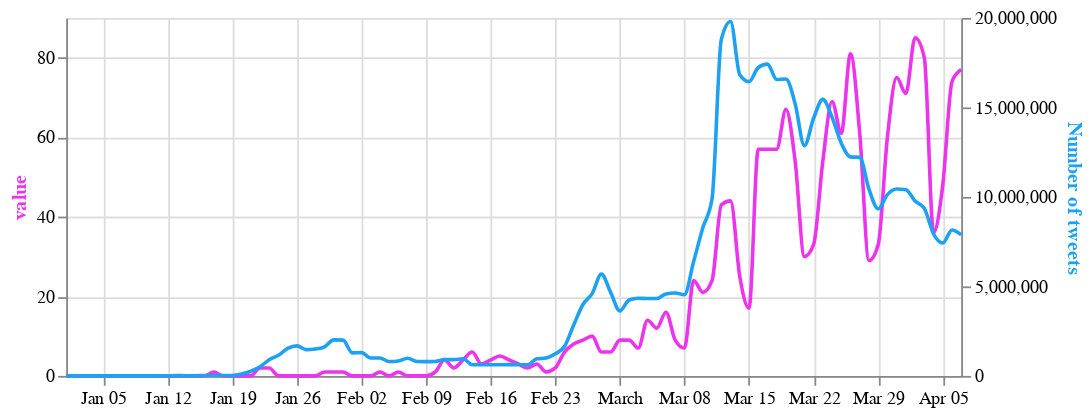

Source (notebook cell):
### Markdown cell above
# Compare tweet numbers to news articles on CNN and Fox News

### Code cell
columns = ['fox_articles', 'cnn_articles']

select_box = alt.binding_select(options=columns, name='News source')
sel = alt.selection_single(fields=['column'], bind=select_box, init={'column': 'cnn_articles'})

base = alt.Chart(merged_3).encode(
    alt.X('date:T', axis=alt.Axis(title=None))
).properties(
    width=500,
    height=200
)

line_articles = base.transform_fold(
    columns,
    as_=['column', 'value']
).transform_filter(
    sel
).mark_line( interpolate='monotone', stroke='#eb34eb').encode(
    alt.Y('value:Q',
          axis=alt.Axis(title="value", titleColor='#eb34eb'))
).add_selection(
    sel
)

line_tweets = base.mark_line(stroke='#1da1f2', interpolate='monotone').encode(
    alt.Y('Tweets',
          axis=alt.Axis(title='Number of tweets', titleColor='#1da1f2'))
)

alt.layer(line_articles, line_tweets).resolve_scale(
    y = 'independent'
)

### Figure 1 — Vega-Lite specification as saved in the notebook (floating-point values rounded to 4 significant figures)
{"config": {"view": {"continuousWidth": 400, "continuousHeight": 300}}, "layer": [{"mark": {"type": "line", "interpolate": "monotone", "stroke": "#eb34eb"}, "encoding": {"x": {"type": "temporal", "axis": {"title": null}, "field": "date"}, "y": {"type": "quantitative", "axis": {"title": "value", "titleColor": "#eb34eb"}, "field": "value"}}, "height": 200, "selection": {"selector002": {"type": "single", "fields": ["column"], "bind": {"input": "select", "options": ["fox_articles", "cnn_articles"], "name": "News source"}, "init": {"column": "cnn_articles"}}}, "transform": [{"fold": ["fox_articles", "cnn_articles"], "as": ["column", "value"]}, {"filter": {"selection": "selector002"}}], "width": 500}, {"mark": {"type": "line", "interpolate": "monotone", "stroke": "#1da1f2"}, "encoding": {"x": {"type": "temporal", "axis": {"title": null}, "field": "date"}, "y": {"type": "quantitative", "axis": {"title": "Number of tweets", "titleColor": "#1da1f2"}, "field": "Tweets"}}, "height": 200, "width": 500}], "data": {"name": "data-c52386b390aaacd1788aec8708cf5aa7"}, "resolve": {"scale": {"y": "independent"}}, "$schema": "https://vega.github.io/schema/vega-lite/v4.8.1.json", "datasets": {"data-c52386b390aaacd1788aec8708cf5aa7": [{"date": "2020-04-07T00:00:00", "Tweets": 7877346, "total_cases": 2692000.0, "new_cases": 146500.0, "new_deaths": 10680.0, "cnn_articles": 77.0, "fox_articles": 230.0}, {"date": "2020-04-06T00:00:00", "Tweets": 8153966, "total_cases": 2545000.0, "new_cases": 132500.0, "new_deaths": 9512.0, "cnn_articles": 74.0, "fox_articles": 169.0}, {"date": "2020-04-05T00:00:00", "Tweets": 7421877, "total_cases": 2413000.0, "new_cases": 170500.0, "new_deaths": 12620.0, "cnn_articles": 48.0, "fox_articles": 96.0}, {"date": "2020-04-04T00:00:00", "Tweets": 7928225, "total_cases": 2242000.0, "new_cases": 164000.0, "new_deaths": 13550.0, "cnn_articles": 36.0, "fox_articles": 120.0}, {"date": "2020-04-03T00:00:00", "Tweets": 9357113, "total_cases": 2078000.0, "new_cases": 155300.0, "new_deaths": 10020.0, "cnn_articles": 80.0, "fox_articles": 235.0}, {"date": "2020-04-02T00:00:00", "Tweets": 9767918, "total_cases": 1923000.0, "new_cases": 155300.0, "new_deaths": 10020.0, "cnn_articles": 85.0, "fox_articles": 260.0}, {"date": "2020-04-01T00:00:00", "Tweets": 10402981, "total_cases": 1768000.0, "new_cases": 149700.0, "new_deaths": 9348.0, "cnn_articles": 71.0, "fox_articles": 260.0}, {"date": "2020-03-31T00:00:00", "Tweets": 10442432, "total_cases": 1618000.0, "new_cases": 129400.0, "new_deaths": 7972.0, "cnn_articles": 75.0, "fox_articles": 144.0}, {"date": "2020-03-30T00:00:00", "Tweets": 10125714, "total_cases": 1489000.0, "new_cases": 114700.0, "new_deaths": 6456.0, "cnn_articles": 60.0, "fox_articles": 204.0}, {"date": "2020-03-29T00:00:00", "Tweets": 9333426, "total_cases": 1374000.0, "new_cases": 125700.0, "new_deaths": 7174.0, "cnn_articles": 33.0, "fox_articles": 108.0}, {"date": "2020-03-28T00:00:00", "Tweets": 10434671, "total_cases": 1248000.0, "new_cases": 130400.0, "new_deaths": 6982.0, "cnn_articles": 29.0, "fox_articles": 84.0}, {"date": "2020-03-27T00:00:00", "Tweets": 12209011, "total_cases": 1118000.0, "new_cases": 122200.0, "new_deaths": 5610.0, "cnn_articles": 61.0, "fox_articles": 210.0}, {"date": "2020-03-26T00:00:00", "Tweets": 12236719, "total_cases": 995500.0, "new_cases": 107700.0, "new_deaths": 5288.0, "cnn_articles": 81.0, "fox_articles": 256.0}, {"date": "2020-03-25T00:00:00", "Tweets": 13000269, "total_cases": 887800.0, "new_cases": 85070.0, "new_deaths": 4610.0, "cnn_articles": 61.0, "fox_articles": 260.0}, {"date": "2020-03-24T00:00:00", "Tweets": 14445841, "total_cases": 802700.0, "new_cases": 89140.0, "new_deaths": 3708.0, "cnn_articles": 69.0, "fox_articles": 253.0}, {"date": "2020-03-23T00:00:00", "Tweets": 15446246, "total_cases": 713600.0, "new_cases": 68540.0, "new_deaths": 3376.0, "cnn_articles": 54.0, "fox_articles": 231.0}, {"date": "2020-03-22T00:00:00", "Tweets": 14392561, "total_cases": 645000.0, "new_cases": 68450.0, "new_deaths": 3434.0, "cnn_articles": 33.0, "fox_articles": 101.0}, {"date": "2020-03-21T00:00:00", "Tweets": 12861351, "total_cases": 576600.0, "new_cases": 63980.0, "new_deaths": 2770.0, "cnn_articles": 30.0, "fox_articles": 75.0}, {"date": "2020-03-20T00:00:00", "Tweets": 15200259, "total_cases": 512600.0, "new_cases": 62390.0, "new_deaths": 2148.0, "cnn_articles": 54.0, "fox_articles": 186.0}, {"date": "2020-03-19T00:00:00", "Tweets": 16582131, "total_cases": 450200.0, "new_cases": 40590.0, "new_deaths": 1916.0, "cnn_articles": 67.0, "fox_articles": 246.0}, {"date": "2020-03-18T00:00:00", "Tweets": 16561524, "total_cases": 409600.0, "new_cases": 34180.0, "new_deaths": 1624.0, "cnn_articles": 57.0, "fox_articles": 241.0}, {"date": "2020-03-17T00:00:00", "Tweets": 17417142, "total_cases": 375400.0, "new_cases": 28480.0, "new_deaths": 1212.0, "cnn_articles": 57.0, "fox_articles": 247.0}, {"date": "2020-03-16T00:00:00", "Tweets": 17227182, "total_cases": 346900.0, "new_cases": 24960.0, "new_deaths": 1500.0, "cnn_articles": 57.0, "fox_articles": 204.0}, {"date": "2020-03-15T00:00:00", "Tweets": 16438760, "total_cases": 321900.0, "new_cases": 24400.0, "new_deaths": 734.0, "cnn_articles": 17.0, "fox_articles": 91.0}, {"date": "2020-03-14T00:00:00", "Tweets": 16823148, "total_cases": 297400.0, "new_cases": 20910.0, "new_deaths": 884.0, "cnn_articles": 25.0, "fox_articles": 49.0}, {"date": "2020-03-13T00:00:00", "Tweets": 19802671, "total_cases": 276200.0, "new_cases": 18950.0, "new_deaths": 702.0, "cnn_articles": 44.0, "fox_articles": 159.0}, {"date": "2020-03-12T00:00:00", "Tweets": 18799722, "total_cases": 257600.0, "new_cases": 15840.0, "new_deaths": 662.0, "cnn_articles": 43.0, "fox_articles": 185.0}, {"date": "2020-03-11T00:00:00", "Tweets": 9923317, "total_cases": 241800.0, "new_cases": 10240.0, "new_deaths": 544.0, "cnn_articles": 24.0, "fox_articles": 107.0}, {"date": "2020-03-10T00:00:00", "Tweets": 8284672, "total_cases": 231400.0, "new_cases": 9636.0, "new_deaths": 418.0, "cnn_articles": 21.0, "fox_articles": 104.0}, {"date": "2020-03-09T00:00:00", "Tweets": 6386122, "total_cases": 221800.0, "new_cases": 8358.0, "new_deaths": 456.0, "cnn_articles": 24.0, "fox_articles": 89.0}, {"date": "2020-03-08T00:00:00", "Tweets": 4533476, "total_cases": 213500.0, "new_cases": 7956.0, "new_deaths": 194.0, "cnn_articles": 7.0, "fox_articles": 39.0}, {"date": "2020-03-07T00:00:00", "Tweets": 4632239, "total_cases": 205500.0, "new_cases": 8240.0, "new_deaths": 208.0, "cnn_articles": 9.0, "fox_articles": 37.0}, {"date": "2020-03-06T00:00:00", "Tweets": 4581032, "total_cases": 197400.0, "new_cases": 6120.0, "new_deaths": 204.0, "cnn_articles": 16.0, "fox_articles": 60.0}, {"date": "2020-03-05T00:00:00", "Tweets": 4323687, "total_cases": 191200.0, "new_cases": 4714.0, "new_deaths": 160.0, "cnn_articles": 12.0, "fox_articles": 50.0}, {"date": "2020-03-04T00:00:00", "Tweets": 4323670, "total_cases": 186500.0, "new_cases": 4630.0, "new_deaths": 168.0, "cnn_articles": 14.0, "fox_articles": 65.0}, {"date": "2020-03-03T00:00:00", "Tweets": 4342139, "total_cases": 181800.0, "new_cases": 3716.0, "new_deaths": 144.0, "cnn_articles": 7.0, "fox_articles": 49.0}, {"date": "2020-03-02T00:00:00", "Tweets": 4240721, "total_cases": 178300.0, "new_cases": 4136.0, "new_deaths": 134.0, "cnn_articles": 9.0, "fox_articles": 62.0}, {"date": "2020-03-01T00:00:00", "Tweets": 3632689, "total_cases": 174200.0, "new_cases": 3686.0, "new_deaths": 116.0, "cnn_articles": 9.0, "fox_articles": 24.0}, {"date": "2020-02-29T00:00:00", "Tweets": 4666121, "total_cases": 170500.0, "new_cases": 3720.0, "new_deaths": 128.0, "cnn_articles": 6.0, "fox_articles": 27.0}, {"date": "2020-02-28T00:00:00", "Tweets": 5685321, "total_cases": 166800.0, "new_cases": 2542.0, "new_deaths": 114.0, "cnn_articles": 6.0, "fox_articles": 43.0}, {"date": "2020-02-27T00:00:00", "Tweets": 4597412, "total_cases": 164200.0, "new_cases": 2228.0, "new_deaths": 76.0, "cnn_articles": 10.0, "fox_articles": 69.0}, {"date": "2020-02-26T00:00:00", "Tweets": 3989533, "total_cases": 162000.0, "new_cases": 1734.0, "new_deaths": 128.0, "cnn_articles": 9.0, "fox_articles": 52.0}, {"date": "2020-02-25T00:00:00", "Tweets": 2844369, "total_cases": 160300.0, "new_cases": 1590.0, "new_deaths": 158.0, "cnn_articles": 8.0, "fox_articles": 22.0}, {"date": "2020-02-24T00:00:00", "Tweets": 1643544, "total_cases": 158700.0, "new_cases": 1046.0, "new_deaths": 312.0, "cnn_articles": 6.0, "fox_articles": 19.0}, {"date": "2020-02-23T00:00:00", "Tweets": 1233511, "total_cases": 157600.0, "new_cases": 2020.0, "new_deaths": 208.0, "cnn_articles": 2.0, "fox_articles": 4.0}, {"date": "2020-02-22T00:00:00", "Tweets": 997638, "total_cases": 155600.0, "new_cases": 2170.0, "new_deaths": 224.0, "cnn_articles": 1.0, "fox_articles": 4.0}, {"date": "2020-02-21T00:00:00", "Tweets": 954321, "total_cases": 153400.0, "new_cases": 1992.0, "new_deaths": 238.0, "cnn_articles": 3.0, "fox_articles": 19.0}, {"date": "2020-02-20T00:00:00", "Tweets": 622349, "total_cases": 151500.0, "new_cases": 1064.0, "new_deaths": 232.0, "cnn_articles": 2.0, "fox_articles": 9.0}, {"date": "2020-02-19T00:00:00", "Tweets": 626237, "total_cases": 150400.0, "new_cases": 3728.0, "new_deaths": 278.0, "cnn_articles": 3.0, "fox_articles": 12.0}, {"date": "2020-02-18T00:00:00", "Tweets": 628043, "total_cases": 146700.0, "new_cases": 3990.0, "new_deaths": 196.0, "cnn_articles": 4.0, "fox_articles": 17.0}, {"date": "2020-02-17T00:00:00", "Tweets": 626732, "total_cases": 142700.0, "new_cases": 4134.0, "new_deaths": 212.0, "cnn_articles": 5.0, "fox_articles": 18.0}, {"date": "2020-02-16T00:00:00", "Tweets": 625127, "total_cases": 138500.0, "new_cases": 4324.0, "new_deaths": 284.0, "cnn_articles": 4.0, "fox_articles": 6.0}, {"date": "2020-02-15T00:00:00", "Tweets": 624555, "total_cases": 134200.0, "new_cases": 5120.0, "new_deaths": 288.0, "cnn_articles": 3.0, "fox_articles": 8.0}, {"date": "2020-02-14T00:00:00", "Tweets": 622722, "total_cases": 129100.0, "new_cases": 8430.0, "new_deaths": 26.0, "cnn_articles": 6.0, "fox_articles": 14.0}, {"date": "2020-02-13T00:00:00", "Tweets": 956877, "total_cases": 120700.0, "new_cases": 30300.0, "new_deaths": 510.0, "cnn_articles": 4.0, "fox_articles": 21.0}, {"date": "2020-02-12T00:00:00", "Tweets": 911098, "total_cases": 90360.0, "new_cases": 4144.0, "new_deaths": 194.0, "cnn_articles": 2.0, "fox_articles": 20.0}, {"date": "2020-02-11T00:00:00", "Tweets": 908627, "total_cases": 86220.0, "new_cases": 5126.0, "new_deaths": 216.0, "cnn_articles": 4.0, "fox_articles": 18.0}, {"date": "2020-02-10T00:00:00", "Tweets": 807654, "total_cases": 81090.0, "new_cases": 5984.0, "new_deaths": 194.0, "cnn_articles": 1.0, "fox_articles": 13.0}, {"date": "2020-02-09T00:00:00", "Tweets": 796739, "total_cases": 75110.0, "new_cases": 5236.0, "new_deaths": 178.0, "cnn_articles": 0.0, "fox_articles": 10.0}, {"date": "2020-02-08T00:00:00", "Tweets": 803453, "total_cases": 69870.0, "new_cases": 6884.0, "new_deaths": 172.0, "cnn_articles": 0.0, "fox_articles": 11.0}, {"date": "2020-02-07T00:00:00", "Tweets": 987563, "total_cases": 62990.0, "new_cases": 6436.0, "new_deaths": 146.0, "cnn_articles": 0.0, "fox_articles": 22.0}, {"date": "2020-02-06T00:00:00", "Tweets": 834673, "total_cases": 56550.0, "new_cases": 7502.0, "new_deaths": 144.0, "cnn_articles": 1.0, "fox_articles": 17.0}, {"date": "2020-02-05T00:00:00", "Tweets": 803587, "total_cases": 49050.0, "new_cases": 7816.0, "new_deaths": 132.0, "cnn_articles": 0.0, "fox_articles": 20.0}, {"date": "2020-02-04T00:00:00", "Tweets": 997862, "total_cases": 41230.0, "new_cases": 6486.0, "new_deaths": 130.0, "cnn_articles": 1.0, "fox_articles": 28.0}, {"date": "2020-02-03T00:00:00", "Tweets": 1000752, "total_cases": 34750.0, "new_cases": 5636.0, "new_deaths": 114.0, "cnn_articles": 0.0, "fox_articles": 20.0}, {"date": "2020-02-02T00:00:00", "Tweets": 1298476, "total_cases": 29110.0, "new_cases": 5216.0, "new_deaths": 92.0, "cnn_articles": 0.0, "fox_articles": 7.0}, {"date": "2020-02-01T00:00:00", "Tweets": 1287963, "total_cases": 23900.0, "new_cases": 4244.0, "new_deaths": 92.0, "cnn_articles": 0.0, "fox_articles": 7.0}, {"date": "2020-01-31T00:00:00", "Tweets": 1997635, "total_cases": 19650.0, "new_cases": 4002.0, "new_deaths": 86.0, "cnn_articles": 1.0, "fox_articles": 19.0}, {"date": "2020-01-30T00:00:00", "Tweets": 2010976, "total_cases": 15650.0, "new_cases": 3514.0, "new_deaths": 76.0, "cnn_articles": 1.0, "fox_articles": 32.0}, {"date": "2020-01-29T00:00:00", "Tweets": 1623497, "total_cases": 12140.0, "new_cases": 2960.0, "new_deaths": 52.0, "cnn_articles": 1.0, "fox_articles": 33.0}, {"date": "2020-01-28T00:00:00", "Tweets": 1497653, "total_cases": 9176.0, "new_cases": 3534.0, "new_deaths": 50.0, "cnn_articles": 0.0, "fox_articles": 22.0}, {"date": "2020-01-27T00:00:00", "Tweets": 1467598, "total_cases": 5642.0, "new_cases": 1594.0, "new_deaths": 50.0, "cnn_articles": 0.0, "fox_articles": 20.0}, {"date": "2020-01-26T00:00:00", "Tweets": 1678953, "total_cases": 4048.0, "new_cases": 1346.0, "new_deaths": 30.0, "cnn_articles": 0.0, "fox_articles": 9.0}, {"date": "2020-01-25T00:00:00", "Tweets": 1536784, "total_cases": 2702.0, "new_cases": 906.0, "new_deaths": 30.0, "cnn_articles": 0.0, "fox_articles": 5.0}, {"date": "2020-01-24T00:00:00", "Tweets": 1153245, "total_cases": 1796.0, "new_cases": 532.0, "new_deaths": 18.0, "cnn_articles": 0.0, "fox_articles": 10.0}, {"date": "2020-01-23T00:00:00", "Tweets": 905673, "total_cases": 1264.0, "new_cases": 194.0, "new_deaths": 0.0, "cnn_articles": 2.0, "fox_articles": 20.0}, {"date": "2020-01-22T00:00:00", "Tweets": 508623, "total_cases": 1070.0, "new_cases": 284.0, "new_deaths": 22.0, "cnn_articles": 2.0, "fox_articles": 10.0}, {"date": "2020-01-21T00:00:00", "Tweets": 259864, "total_cases": 786.0, "new_cases": 306.0, "new_deaths": 6.0, "cnn_articles": 0.0, "fox_articles": 6.0}, {"date": "2020-01-20T00:00:00", "Tweets": 100124, "total_cases": 480.0, "new_cases": 40.0, "new_deaths": 0.0, "cnn_articles": 0.0, "fox_articles": 3.0}, {"date": "2020-01-19T00:00:00", "Tweets": 20987, "total_cases": 440.0, "new_cases": 272.0, "new_deaths": 2.0, "cnn_articles": 0.0, "fox_articles": 0.0}, {"date": "2020-01-18T00:00:00", "Tweets": 23432, "total_cases": 168.0, "new_cases": 34.0, "new_deaths": 0.0, "cnn_articles": 0.0, "fox_articles": 0.0}, {"date": "2020-01-17T00:00:00", "Tweets": 22431, "total_cases": 134.0, "new_cases": 10.0, "new_deaths": 0.0, "cnn_articles": 1.0, "fox_articles": 2.0}, {"date": "2020-01-16T00:00:00", "Tweets": 22342, "total_cases": 124.0, "new_cases": 0.0, "new_deaths": 0.0, "cnn_articles": 0.0, "fox_articles": 1.0}, {"date": "2020-01-15T00:00:00", "Tweets": 10987, "total_cases": 124.0, "new_cases": 2.0, "new_deaths": 2.0, "cnn_articles": 0.0, "fox_articles": 1.0}, {"date": "2020-01-14T00:00:00", "Tweets": 10023, "total_cases": 122.0, "new_cases": 2.0, "new_deaths": 0.0, "cnn_articles": 0.0, "fox_articles": 0.0}, {"date": "2020-01-13T00:00:00", "Tweets": 16475, "total_cases": 120.0, "new_cases": 2.0, "new_deaths": 0.0, "cnn_articles": 0.0, "fox_articles": 1.0}, {"date": "2020-01-12T00:00:00", "Tweets": 10045, "total_cases": 118.0, "new_cases": 0.0, "new_deaths": 0.0, "cnn_articles": 0.0, "fox_articles": 0.0}, {"date": "2020-01-11T00:00:00", "Tweets": 2812, "total_cases": 118.0, "new_cases": 0.0, "new_deaths": 2.0, "cnn_articles": 0.0, "fox_articles": 0.0}, {"date": "2020-01-10T00:00:00", "Tweets": 2347, "total_cases": 118.0, "new_cases": 0.0, "new_deaths": 0.0, "cnn_articles": 0.0, "fox_articles": 0.0}, {"date": "2020-01-09T00:00:00", "Tweets": 3451, "total_cases": 118.0, "new_cases": 0.0, "new_deaths": 0.0, "cnn_articles": 0.0, "fox_articles": 1.0}, {"date": "2020-01-08T00:00:00", "Tweets": 421, "total_cases": 118.0, "new_cases": 0.0, "new_deaths": 0.0, "cnn_articles": 0.0, "fox_articles": 0.0}, {"date": "2020-01-07T00:00:00", "Tweets": 293, "total_cases": 118.0, "new_cases": 0.0, "new_deaths": 0.0, "cnn_articles": 0.0, "fox_articles": 0.0}, {"date": "2020-01-06T00:00:00", "Tweets": 86, "total_cases": 118.0, "new_cases": 0.0, "new_deaths": 0.0, "cnn_articles": 0.0, "fox_articles": 0.0}, {"date": "2020-01-05T00:00:00", "Tweets": 127, "total_cases": 118.0, "new_cases": 30.0, "new_deaths": 0.0, "cnn_articles": 0.0, "fox_articles": 0.0}, {"date": "2020-01-04T00:00:00", "Tweets": 172, "total_cases": 88.0, "new_cases": 0.0, "new_deaths": 0.0, "cnn_articles": 0.0, "fox_articles": 0.0}, {"date": "2020-01-03T00:00:00", "Tweets": 94, "total_cases": 88.0, "new_cases": 34.0, "new_deaths": 0.0, "cnn_articles": 0.0, "fox_articles": 0.0}, {"date": "2020-01-02T00:00:00", "Tweets": 41, "total_cases": 54.0, "new_cases": 0.0, "new_deaths": 0.0, "cnn_articles": 0.0, "fox_articles": 0.0}, {"date": "2020-01-01T00:00:00", "Tweets": 63, "total_cases": 54.0, "new_cases": 0.0, "new_deaths": 0.0, "cnn_articles": 0.0, "fox_articles": 0.0}]}}
